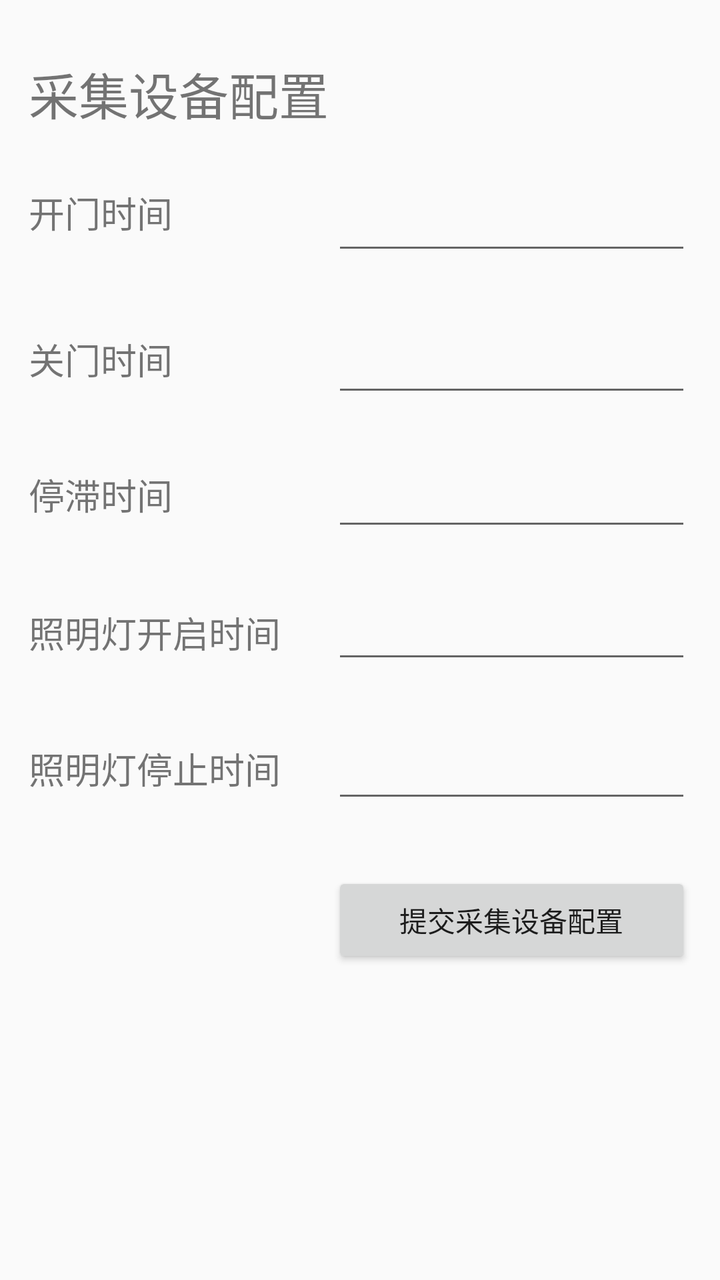
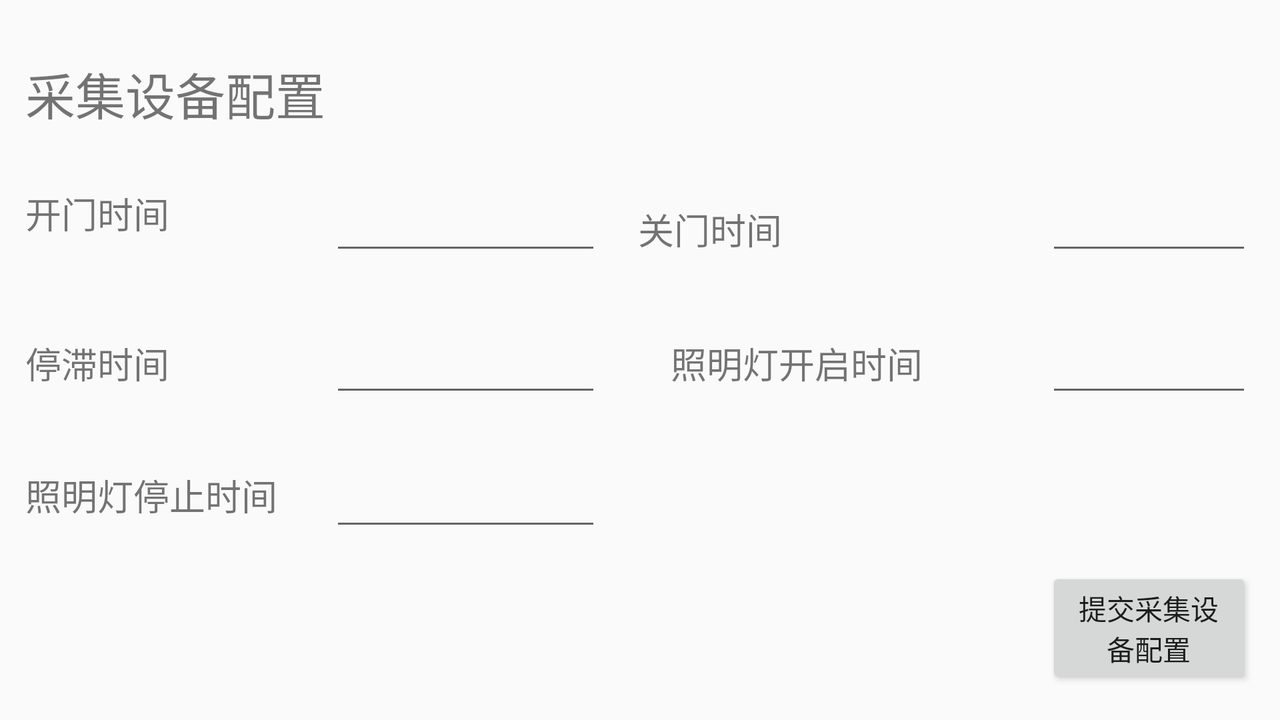

First picture: res/layout/ on a phone held upright. Second picture: the repository's own variant of that layout, on a device whose configuration matches the variant's folder. Source for both follows.
<!-- AndroidManifest.xml: application theme AppTheme -->
<!-- res/layout/activity_device_config.xml -->
<?xml version="1.0" encoding="utf-8"?>
<androidx.constraintlayout.widget.ConstraintLayout xmlns:android="http://schemas.android.com/apk/res/android"
    xmlns:app="http://schemas.android.com/apk/res-auto"
    xmlns:tools="http://schemas.android.com/tools"
    android:layout_width="match_parent"
    android:layout_height="match_parent"
    tools:context=".DeviceConfigActivity">

    <androidx.constraintlayout.widget.Guideline
        android:id="@+id/guideline15"
        android:layout_width="wrap_content"
        android:layout_height="wrap_content"
        android:orientation="horizontal"
        app:layout_constraintGuide_begin="16dp" />

    <androidx.constraintlayout.widget.Guideline
        android:id="@+id/guideline16"
        android:layout_width="wrap_content"
        android:layout_height="wrap_content"
        android:orientation="vertical"
        app:layout_constraintGuide_percent="0.04" />

    <androidx.constraintlayout.widget.Guideline
        android:id="@+id/guideline17"
        android:layout_width="wrap_content"
        android:layout_height="wrap_content"
        android:orientation="vertical"
        app:layout_constraintGuide_percent="0.96" />

    <androidx.constraintlayout.widget.Guideline
        android:id="@+id/guideline18"
        android:layout_width="wrap_content"
        android:layout_height="wrap_content"
        android:orientation="horizontal"
        app:layout_constraintGuide_begin="75dp" />

    <androidx.constraintlayout.widget.Guideline
        android:id="@+id/guideline19"
        android:layout_width="wrap_content"
        android:layout_height="wrap_content"
        android:orientation="vertical"
        app:layout_constraintGuide_begin="166dp" />

    <androidx.constraintlayout.widget.Guideline
        android:id="@+id/guideline20"
        android:layout_width="wrap_content"
        android:layout_height="wrap_content"
        android:orientation="horizontal"
        app:layout_constraintGuide_begin="148dp" />

    <androidx.constraintlayout.widget.Guideline
        android:id="@+id/guideline21"
        android:layout_width="wrap_content"
        android:layout_height="wrap_content"
        android:orientation="horizontal"
        app:layout_constraintGuide_begin="217dp" />

    <androidx.constraintlayout.widget.Guideline
        android:id="@+id/guideline22"
        android:layout_width="wrap_content"
        android:layout_height="wrap_content"
        android:orientation="horizontal"
        app:layout_constraintGuide_begin="282dp" />

    <androidx.constraintlayout.widget.Guideline
        android:id="@+id/guideline23"
        android:layout_width="wrap_content"
        android:layout_height="wrap_content"
        android:orientation="horizontal"
        app:layout_constraintGuide_begin="350dp" />

    <androidx.constraintlayout.widget.Guideline
        android:id="@+id/guideline24"
        android:layout_width="wrap_content"
        android:layout_height="wrap_content"
        android:orientation="horizontal"
        app:layout_constraintGuide_begin="421dp" />

    <TextView
        android:id="@+id/device_config"
        style="@style/title_style"
        android:layout_width="wrap_content"
        android:layout_height="wrap_content"
        android:text="@string/collection_device_config"
        app:layout_constraintBottom_toTopOf="@+id/guideline18"
        app:layout_constraintEnd_toStartOf="@+id/guideline17"
        app:layout_constraintHorizontal_bias="0.0"
        app:layout_constraintStart_toStartOf="@+id/guideline16"
        app:layout_constraintTop_toTopOf="@+id/guideline15"
        app:layout_constraintVertical_bias="0.555" />

    <TextView
        android:id="@+id/label_open_time"
        style="@style/label_style"
        android:layout_width="wrap_content"
        android:layout_height="wrap_content"
        android:text="@string/open_time"
        app:layout_constraintBottom_toTopOf="@+id/guideline20"
        app:layout_constraintEnd_toStartOf="@+id/guideline19"
        app:layout_constraintHorizontal_bias="0.0"
        app:layout_constraintStart_toStartOf="@+id/guideline16"
        app:layout_constraintTop_toTopOf="@+id/guideline18"
        app:layout_constraintVertical_bias="0.384" />

    <TextView
        android:id="@+id/label_close_time"
        style="@style/label_style"
        android:layout_width="wrap_content"
        android:layout_height="wrap_content"
        android:text="@string/close_time"
        app:layout_constraintBottom_toTopOf="@+id/guideline21"
        app:layout_constraintEnd_toStartOf="@+id/guideline19"
        app:layout_constraintHorizontal_bias="0.0"
        app:layout_constraintStart_toStartOf="@+id/guideline16"
        app:layout_constraintTop_toTopOf="@+id/guideline20"
        app:layout_constraintVertical_bias="0.426" />

    <TextView
        android:id="@+id/label_pause_time"
        style="@style/label_style"
        android:layout_width="wrap_content"
        android:layout_height="wrap_content"
        android:text="@string/pause_time"
        app:layout_constraintBottom_toTopOf="@+id/guideline22"
        app:layout_constraintEnd_toStartOf="@+id/guideline19"
        app:layout_constraintHorizontal_bias="0.0"
        app:layout_constraintStart_toStartOf="@+id/guideline16"
        app:layout_constraintTop_toTopOf="@+id/guideline21"
        app:layout_constraintVertical_bias="0.442" />

    <TextView
        android:id="@+id/label_light_open"
        style="@style/label_style"
        android:layout_width="wrap_content"
        android:layout_height="wrap_content"
        android:text="@string/light_open"
        app:layout_constraintBottom_toTopOf="@+id/guideline23"
        app:layout_constraintEnd_toStartOf="@+id/guideline19"
        app:layout_constraintHorizontal_bias="0.0"
        app:layout_constraintStart_toStartOf="@+id/guideline16"
        app:layout_constraintTop_toTopOf="@+id/guideline22" />

    <TextView
        android:id="@+id/label_light_close"
        style="@style/label_style"
        android:layout_width="wrap_content"
        android:layout_height="wrap_content"
        android:text="@string/light_close"
        app:layout_constraintBottom_toTopOf="@+id/guideline24"
        app:layout_constraintEnd_toStartOf="@+id/guideline19"
        app:layout_constraintHorizontal_bias="0.0"
        app:layout_constraintStart_toStartOf="@+id/guideline16"
        app:layout_constraintTop_toTopOf="@+id/guideline23"
        app:layout_constraintVertical_bias="0.473" />

    <EditText
        android:id="@+id/open_time"
        android:layout_width="0dp"
        android:layout_height="wrap_content"
        android:ems="10"
        android:inputType="number"
        app:layout_constraintBottom_toTopOf="@+id/guideline20"
        app:layout_constraintEnd_toStartOf="@+id/guideline17"
        app:layout_constraintStart_toStartOf="@+id/guideline19"
        app:layout_constraintTop_toTopOf="@+id/guideline18"
        android:autofillHints=""
        tools:ignore="LabelFor" />

    <EditText
        android:id="@+id/close_time"
        android:layout_width="0dp"
        android:layout_height="wrap_content"
        android:ems="10"
        android:inputType="number"
        app:layout_constraintBottom_toTopOf="@+id/guideline21"
        app:layout_constraintEnd_toStartOf="@+id/guideline17"
        app:layout_constraintStart_toStartOf="@+id/guideline19"
        app:layout_constraintTop_toTopOf="@+id/guideline20"
        android:autofillHints=""
        tools:ignore="LabelFor" />

    <EditText
        android:id="@+id/pause_time"
        android:layout_width="0dp"
        android:layout_height="wrap_content"
        android:ems="10"
        android:inputType="number"
        app:layout_constraintBottom_toTopOf="@+id/guideline22"
        app:layout_constraintEnd_toStartOf="@+id/guideline17"
        app:layout_constraintStart_toStartOf="@+id/guideline19"
        app:layout_constraintTop_toTopOf="@+id/guideline21"
        android:autofillHints=""
        tools:ignore="LabelFor" />

    <EditText
        android:id="@+id/light_open_time"
        android:layout_width="0dp"
        android:layout_height="wrap_content"
        android:ems="10"
        android:inputType="time"
        app:layout_constraintBottom_toTopOf="@+id/guideline23"
        app:layout_constraintEnd_toStartOf="@+id/guideline17"
        app:layout_constraintStart_toStartOf="@+id/guideline19"
        app:layout_constraintTop_toTopOf="@+id/guideline22"
        android:autofillHints=""
        tools:ignore="LabelFor" />

    <EditText
        android:id="@+id/light_close_time"
        android:layout_width="0dp"
        android:layout_height="wrap_content"
        android:ems="10"
        android:inputType="time"
        app:layout_constraintBottom_toTopOf="@+id/guideline24"
        app:layout_constraintEnd_toStartOf="@+id/guideline17"
        app:layout_constraintHorizontal_bias="0.0"
        app:layout_constraintStart_toStartOf="@+id/guideline19"
        app:layout_constraintTop_toTopOf="@+id/guideline23"
        android:autofillHints=""
        tools:ignore="LabelFor" />

    <Button
        android:id="@+id/end_device_conf"
        android:layout_width="0dp"
        android:layout_height="wrap_content"
        android:text="@string/commit_device_conf"
        app:layout_constraintBottom_toTopOf="@+id/guideline27"
        app:layout_constraintEnd_toStartOf="@+id/guideline17"
        app:layout_constraintStart_toStartOf="@+id/guideline19"
        app:layout_constraintTop_toTopOf="@+id/guideline24" />

    <androidx.constraintlayout.widget.Guideline
        android:id="@+id/guideline27"
        android:layout_width="wrap_content"
        android:layout_height="wrap_content"
        android:orientation="horizontal"
        app:layout_constraintGuide_begin="499dp" />
</androidx.constraintlayout.widget.ConstraintLayout>
<!-- resources referenced by this layout -->
<resources>
  <string name="close_time">关门时间</string>
  <string name="collection_device_config">采集设备配置</string>
  <string name="commit_device_conf">提交采集设备配置</string>
  <string name="light_close">照明灯停止时间</string>
  <string name="light_open">照明灯开启时间</string>
  <string name="open_time">开门时间</string>
  <string name="pause_time">停滞时间</string>
  <style name="label_style">
          <item name="android:textSize">18sp</item>
      </style>
  <style name="title_style">
          <item name="android:textSize">25sp</item>
      </style>
  <style name="AppTheme" parent="Theme.AppCompat.Light.DarkActionBar">
          
          <item name="colorPrimary">@color/colorPrimary</item>
          <item name="colorPrimaryDark">@color/colorPrimaryDark</item>
          <item name="colorAccent">@color/colorAccent</item>
      </style>
</resources>
<!-- res/layout-land/activity_device_config.xml (the repository's variant of the layout above) -->
<!-- drawn on the phone turned sideways -->
<?xml version="1.0" encoding="utf-8"?>
<androidx.constraintlayout.widget.ConstraintLayout xmlns:android="http://schemas.android.com/apk/res/android"
    xmlns:app="http://schemas.android.com/apk/res-auto"
    xmlns:tools="http://schemas.android.com/tools"
    android:layout_width="match_parent"
    android:layout_height="match_parent"
    tools:context=".DeviceConfigActivity">

    <androidx.constraintlayout.widget.Guideline
        android:id="@+id/guideline15"
        android:layout_width="wrap_content"
        android:layout_height="wrap_content"
        android:orientation="horizontal"
        app:layout_constraintGuide_begin="16dp" />

    <androidx.constraintlayout.widget.Guideline
        android:id="@+id/guideline16"
        android:layout_width="wrap_content"
        android:layout_height="wrap_content"
        android:orientation="vertical"
        app:layout_constraintGuide_percent="0.02" />

    <androidx.constraintlayout.widget.Guideline
        android:id="@+id/guideline17"
        android:layout_width="wrap_content"
        android:layout_height="wrap_content"
        android:orientation="vertical"
        app:layout_constraintGuide_percent="0.47" />

    <androidx.constraintlayout.widget.Guideline
        android:id="@+id/guideline18"
        android:layout_width="wrap_content"
        android:layout_height="wrap_content"
        android:orientation="horizontal"
        app:layout_constraintGuide_begin="75dp" />

    <androidx.constraintlayout.widget.Guideline
        android:id="@+id/guideline19"
        android:layout_width="wrap_content"
        android:layout_height="wrap_content"
        android:orientation="vertical"
        app:layout_constraintGuide_begin="165dp" />

    <androidx.constraintlayout.widget.Guideline
        android:id="@+id/guideline20"
        android:layout_width="wrap_content"
        android:layout_height="wrap_content"
        android:orientation="horizontal"
        app:layout_constraintGuide_begin="148dp" />

    <androidx.constraintlayout.widget.Guideline
        android:id="@+id/guideline21"
        android:layout_width="wrap_content"
        android:layout_height="wrap_content"
        android:orientation="horizontal"
        app:layout_constraintGuide_begin="217dp" />

    <androidx.constraintlayout.widget.Guideline
        android:id="@+id/guideline22"
        android:layout_width="wrap_content"
        android:layout_height="wrap_content"
        android:orientation="horizontal"
        app:layout_constraintGuide_begin="282dp" />

    <androidx.constraintlayout.widget.Guideline
        android:id="@+id/guideline24"
        android:layout_width="wrap_content"
        android:layout_height="wrap_content"
        android:orientation="horizontal"
        app:layout_constraintGuide_begin="421dp" />

    <TextView
        android:id="@+id/device_config"
        style="@style/title_style"
        android:layout_width="wrap_content"
        android:layout_height="wrap_content"
        android:text="@string/collection_device_config"
        app:layout_constraintBottom_toTopOf="@+id/guideline18"
        app:layout_constraintEnd_toStartOf="@+id/guideline17"
        app:layout_constraintHorizontal_bias="0.0"
        app:layout_constraintStart_toStartOf="@+id/guideline16"
        app:layout_constraintTop_toTopOf="@+id/guideline15"
        app:layout_constraintVertical_bias="0.555" />

    <TextView
        android:id="@+id/label_close_time"
        style="@style/label_style"
        android:layout_width="wrap_content"
        android:layout_height="wrap_content"
        android:text="@string/close_time"
        app:layout_constraintBottom_toTopOf="@+id/guideline20"
        app:layout_constraintEnd_toStartOf="@+id/close_time"
        app:layout_constraintHorizontal_bias="0.123"
        app:layout_constraintStart_toEndOf="@+id/open_time"
        app:layout_constraintTop_toTopOf="@+id/guideline18"
        app:layout_constraintVertical_bias="0.562" />

    <TextView
        android:id="@+id/label_pause_time"
        style="@style/label_style"
        android:layout_width="wrap_content"
        android:layout_height="wrap_content"
        android:text="@string/pause_time"
        app:layout_constraintBottom_toTopOf="@+id/guideline21"
        app:layout_constraintEnd_toStartOf="@+id/guideline19"
        app:layout_constraintHorizontal_bias="0.0"
        app:layout_constraintStart_toStartOf="@+id/guideline16"
        app:layout_constraintTop_toTopOf="@+id/guideline20"
        app:layout_constraintVertical_bias="0.476" />

    <TextView
        android:id="@+id/label_light_open"
        style="@style/label_style"
        android:layout_width="wrap_content"
        android:layout_height="wrap_content"
        android:text="@string/light_open"
        app:layout_constraintBottom_toTopOf="@+id/guideline21"
        app:layout_constraintEnd_toStartOf="@+id/light_open_time"
        app:layout_constraintHorizontal_bias="0.361"
        app:layout_constraintStart_toStartOf="@+id/guideline17"
        app:layout_constraintTop_toTopOf="@+id/guideline20"
        app:layout_constraintVertical_bias="0.476" />

    <TextView
        android:id="@+id/label_light_close"
        style="@style/label_style"
        android:layout_width="wrap_content"
        android:layout_height="wrap_content"
        android:text="@string/light_close"
        app:layout_constraintBottom_toTopOf="@+id/guideline22"
        app:layout_constraintEnd_toStartOf="@+id/guideline19"
        app:layout_constraintHorizontal_bias="0.0"
        app:layout_constraintStart_toStartOf="@+id/guideline16"
        app:layout_constraintTop_toTopOf="@+id/guideline21"
        app:layout_constraintVertical_bias="0.447" />

    <EditText
        android:id="@+id/open_time"
        android:layout_width="0dp"
        android:layout_height="wrap_content"
        android:ems="10"
        android:inputType="number"
        app:layout_constraintBottom_toTopOf="@+id/guideline20"
        app:layout_constraintEnd_toStartOf="@+id/guideline17"
        app:layout_constraintHorizontal_bias="0.0"
        app:layout_constraintStart_toStartOf="@+id/guideline19"
        app:layout_constraintTop_toTopOf="@+id/guideline18" />

    <TextView
        android:id="@+id/label_open_time"
        style="@style/label_style"
        android:layout_width="wrap_content"
        android:layout_height="wrap_content"
        android:text="@string/open_time"
        app:layout_constraintBottom_toTopOf="@+id/guideline20"
        app:layout_constraintEnd_toStartOf="@+id/guideline19"
        app:layout_constraintHorizontal_bias="0.0"
        app:layout_constraintStart_toStartOf="@+id/guideline16"
        app:layout_constraintTop_toTopOf="@+id/guideline18"
        app:layout_constraintVertical_bias="0.391" />

    <EditText
        android:id="@+id/close_time"
        android:layout_width="0dp"
        android:layout_height="wrap_content"
        android:ems="10"
        android:inputType="number"
        app:layout_constraintBottom_toTopOf="@+id/guideline20"
        app:layout_constraintEnd_toStartOf="@+id/guideline26"
        app:layout_constraintStart_toStartOf="@+id/guideline25"
        app:layout_constraintTop_toTopOf="@+id/guideline18" />

    <EditText
        android:id="@+id/pause_time"
        android:layout_width="0dp"
        android:layout_height="wrap_content"
        android:ems="10"
        android:inputType="number"
        app:layout_constraintBottom_toTopOf="@+id/guideline21"
        app:layout_constraintEnd_toStartOf="@+id/guideline17"
        app:layout_constraintStart_toStartOf="@+id/guideline19"
        app:layout_constraintTop_toTopOf="@+id/guideline20" />

    <EditText
        android:id="@+id/light_open_time"
        android:layout_width="0dp"
        android:layout_height="wrap_content"
        android:ems="10"
        android:inputType="time"
        app:layout_constraintBottom_toTopOf="@+id/guideline21"
        app:layout_constraintEnd_toStartOf="@+id/guideline26"
        app:layout_constraintStart_toStartOf="@+id/guideline25"
        app:layout_constraintTop_toTopOf="@+id/guideline20" />

    <EditText
        android:id="@+id/light_close_time"
        android:layout_width="0dp"
        android:layout_height="wrap_content"
        android:ems="10"
        android:inputType="time"
        app:layout_constraintBottom_toTopOf="@+id/guideline22"
        app:layout_constraintEnd_toStartOf="@+id/guideline17"
        app:layout_constraintStart_toStartOf="@+id/guideline19"
        app:layout_constraintTop_toTopOf="@+id/guideline21" />

    <androidx.constraintlayout.widget.Guideline
        android:id="@+id/guideline25"
        android:layout_width="wrap_content"
        android:layout_height="wrap_content"
        android:orientation="vertical"
        app:layout_constraintGuide_begin="523dp" />

    <androidx.constraintlayout.widget.Guideline
        android:id="@+id/guideline26"
        android:layout_width="wrap_content"
        android:layout_height="wrap_content"
        android:orientation="vertical"
        app:layout_constraintGuide_percent="0.97834396" />

    <androidx.constraintlayout.widget.Guideline
        android:id="@+id/guideline28"
        android:layout_width="wrap_content"
        android:layout_height="wrap_content"
        android:orientation="vertical"
        app:layout_constraintGuide_begin="4dp" />

    <androidx.constraintlayout.widget.Guideline
        android:id="@+id/guideline29"
        android:layout_width="wrap_content"
        android:layout_height="wrap_content"
        android:orientation="horizontal"
        app:layout_constraintGuide_begin="346dp" />

    <Button
        android:id="@+id/end_device_conf"
        android:layout_width="0dp"
        android:layout_height="wrap_content"
        android:text="@string/commit_device_conf"
        app:layout_constraintBottom_toTopOf="@+id/guideline29"
        app:layout_constraintEnd_toStartOf="@+id/guideline26"
        app:layout_constraintHorizontal_bias="0.46"
        app:layout_constraintStart_toStartOf="@+id/guideline25"
        app:layout_constraintTop_toTopOf="@+id/guideline22" />
</androidx.constraintlayout.widget.ConstraintLayout>
